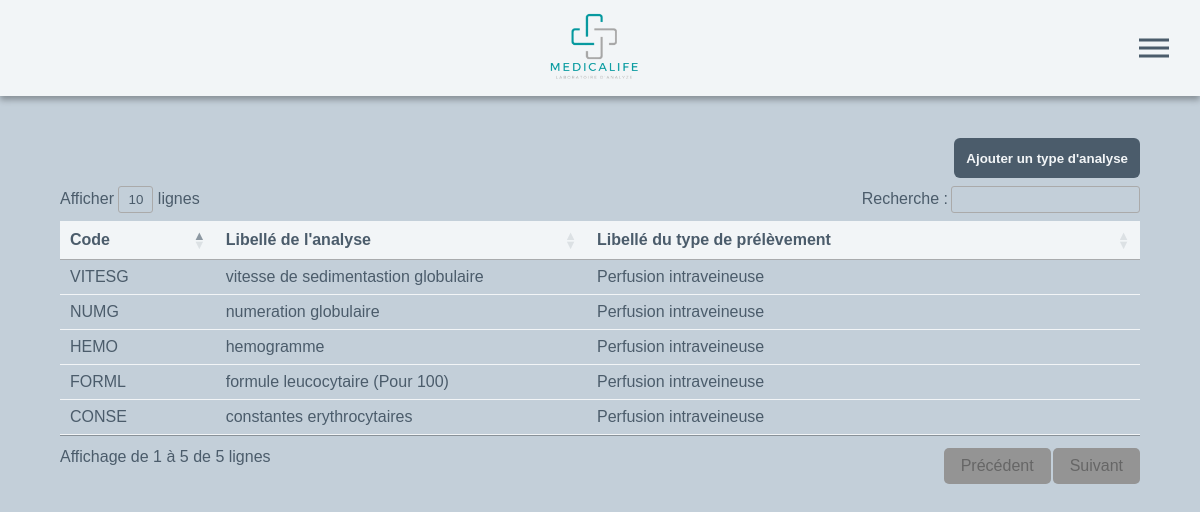
The page /gestionTypeAnalyse.php (signed in) on the database its author committed.
### tables this page shows
CREATE TABLE `analyses` (
  `CodeAnalyse` char(10) NOT NULL,
  `LibelleAnalyse` varchar(50) DEFAULT NULL,
  `CodeTypePrel` char(10) NOT NULL
);

CREATE TABLE `type_prelevement` (
  `CodeTypePrel` char(10) NOT NULL,
  `LibelleTypePrel` varchar(50) DEFAULT NULL,
  `CodeQualif` char(5) NOT NULL
);

### Classes/MaBD.php (called while the page is built)
<?php
class MaBD {
   static private $pdo = null;
   static function getInstance(): PDO {
      if (self::$pdo == null) {
         $dsn = "mysql:host=localhost;dbname=chahboum;charset=utf8";
         self::$pdo = new PDO($dsn, "chahboum", "chahboum");
      }
      return self::$pdo;
   }
}

### Classes/DAO.php (called while the page is built, shortened)
<?php
abstract class DAO {
    public function __construct(PDO $connector) { $this->pdo = $connector; }
}

### Classes/AnalyseDAO.php (called while the page is built, shortened)
<?php
class AnalyseDAO extends DAO {
    public function getAll(): array {
        $res = array();
        $stmt = $this->pdo->query("SELECT * FROM analyses join type_prelevement using(CodeTypePrel)");
        foreach ($stmt->fetchAll(PDO::FETCH_ASSOC) as $row)
            $res[] = new Analyse($row['CodeAnalyse'], $row['LibelleAnalyse'], $row['CodeTypePrel'], $row['LibelleTypePrel']);
        return $res;
    }
}

### gestionTypeAnalyse.php (the view, shortened to what this page needs)
<?php
    $AnalyseDAO = new AnalyseDAO(MaBD::getInstance());
?>
<!DOCTYPE html>
<html lang="fr">
<head>
    <link rel="stylesheet" type="text/css" href="Media/css/style.css">
    <link rel="stylesheet" type="text/css" href="Media/css/table.css">
    <link rel="stylesheet" type="text/css" href="Media/css/gestionTypeAnalyse.css">
</head>
<body>
    <header>
        <section class="sec_logo" onclick="window.location.href='index.php'">
            <img src="Media/img/logo.png" alt="logo">
        </section>
        <div class="hamburger">
            <div class="line1"></div>
            <div class="line2"></div>
            <div class="line3"></div>
        </div>
    </header>
    <main>
        <form action="" method="POST" class="action" id="action">
            <?php if(isset($openSlider)):?>
            <button type="submit" id="button_add" class="sign2">Annuler</button>
            <?php else: ?>
            <button type="submit" id="button_add" name="add_btn" class="sign2">Ajouter un type d'analyse</button>
            <?php endif ?>
        </form>
        <div class="all_info_tab">
            <form method="POST" action="" id="table" class="table">
                <table id="example" class="dataTable">
                    <thead>
                        <tr>
                            <th>Code</th>
                            <th>Libellé de l'analyse</th>
                            <th>Libellé du type de prélèvement</th>
                        </tr>
                    </thead>
                    <tbody>
                        <?php foreach($AnalyseDAO->getAll() as $analyse): ?>
                        <tr id="ligne_<?= $analyse->CodeAnalyse ?>" onclick="ouvrirProfile('<?= $analyse->CodeAnalyse ?>')">
                            <td data-label=Code><?= $analyse->CodeAnalyse ?></td>
                            <td data-label="Libellé de l'analyse"><?= $analyse->LibelleAnalyse ?></td>
                            <td data-label="Libellé du type de prélèvement"><?= $analyse->LibelleTypePrel ?></td>
                        </tr>
                        <?php endforeach ?>
                    </tbody>
                </table>
            </form>
        </div>
    </main>
</body>
</html>

### Media/css/style.css (style rules this page uses)
:root { --couleur1: #4b5c6b; --couleur2: #5f7486; --couleur3: #c3cfd9; --couleur4: #f2f5f7; --couleur5: rgb(190, 186, 186); --couleur6: rgb(148, 148, 148); --couleur7: rgba(0, 0, 0, 0.278); --success: rgb(105, 201, 103); --error: rgb(201, 118, 103); --taille-police: 16px; }
* { margin: 0; padding: 0; font-family: Arial, Helvetica, sans-serif; box-sizing: border-box; }
html { height: 100%; }
body { height: 100%; display: block; background-color: var(--couleur3); }
main { height: 88vh; width: 100%; padding: 1% 5vw; display: flex; justify-content: center; flex-direction: column; overflow: auto; gap: 1vh; }
.all_info_tab { height: 84%; display: flex; justify-content: center; align-items: center; }
header { height: 12vh; background-color: var(--couleur4); box-shadow: 0px 4px 6px rgba(0, 0, 0, 0.3); display: flex; justify-content: space-between; padding: 0 2vw; }
.sec_logo { display: flex; align-items: center; justify-content: center; cursor: pointer; }
.sec_logo img { height: 80%; width: auto; margin-right: 1vw; }
.hamburger div { width: 30px; height: 3px; background: var(--couleur1); margin: 5px; transition: all 0.3s ease; }
.hamburger { display: none; position: absolute; margin: 6vh 0; right: 2vw; transition: all 400ms linear; }
.sign2 { display: flex; align-items: center; justify-content: center; width: 90%; background-color: var(--couleur1); padding: 0.75rem; text-align: center; border: none; border-radius: 0.375rem; font-weight: 600; cursor: pointer; color: var(--couleur4); transition: all .3s; margin: 1vh 0 0 .5vw; }
.action { height: 5vh; display: flex; justify-content: flex-end; }
.action .sign2 { width: auto; padding-left: 0.75rem; margin: 0 0 0 1vh; }
@media screen and (max-width: 1280px) { header { justify-content: center; } }
@media screen and (max-width: 1280px) { .hamburger { display: block; cursor: pointer; transform: translate(-5%, -50%); z-index: 200; } }

### rows shown on the page
analyses: CodeAnalyse "CONSE", LibelleAnalyse "constantes erythrocytaires", CodeTypePrel.LibelleTypePrel "Perfusion intraveineuse"
analyses: CodeAnalyse "FORML", LibelleAnalyse "formule leucocytaire (Pour 100)", CodeTypePrel.LibelleTypePrel "Perfusion intraveineuse"
analyses: CodeAnalyse "HEMO", LibelleAnalyse "hemogramme", CodeTypePrel.LibelleTypePrel "Perfusion intraveineuse"
analyses: CodeAnalyse "NUMG", LibelleAnalyse "numeration globulaire", CodeTypePrel.LibelleTypePrel "Perfusion intraveineuse"
analyses: CodeAnalyse "VITESG", LibelleAnalyse "vitesse de sedimentastion globulaire", CodeTypePrel.LibelleTypePrel "Perfusion intraveineuse"
